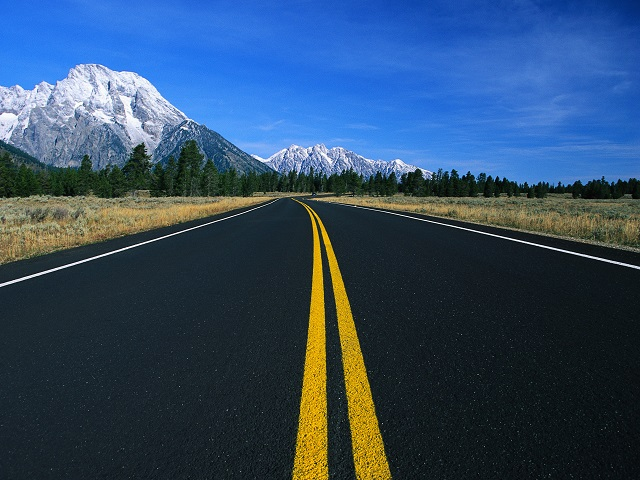
//> input picture OpenCVLine/OpenCVLine/OpenCVLine/Road6.jpg, 640 x 480 px
$ ./OpenCVLine   (built with g++ and OpenCV 4)
//> lines starting //> are read from the running program, lines starting //| are printed output that depends on the picture; after the words box and inside, x2 and y2 are one past the last pixel; in counts of white or black regions, pixels touching at a corner belong together
### OpenCVLine/OpenCVLine/OpenCVLine/tri_function.h
// [109 lines left out: functions COS, SIN, not called in this run]

### OpenCVLine/OpenCVLine/OpenCVLine/OpenCVLine.cpp
#include <opencv\cv.h>
#include <stdio.h>
#include <stdlib.h>
#include <string.h>
#include <time.h>
#include <opencv\highgui.h>
#include <iostream>
#include "tri_function.h"

#define WIDTH 640
#define HEIGHT 480
#define PI 3.14159265
//////////////ForGaussianFiltering//////////////////////
#define GAUSSIANmask 3
////////////////ForSobelFiltering///////////////////////
#define SOBELmask 3
//////////////////ForSharpening/////////////////////////
#define Laplacianmask 3
/////////////ForDoubleThresholding//////////////////////
#define HIGH 35
#define LOW 20
#define H_EDGE 255
#define L_EDGE 70
////////////////ForEdgetracking/////////////////////////
#define ROW 5
#define COL 5
////////////////ForHoughTransform///////////////////////
#define VOTE 60
#define ANGLE 145
#define rMAX 1000

typedef unsigned char BYTE;

unsigned char** MemAlloc_2D(int width, int height);
void MemFree_2D(unsigned char** arr, int height);
char** MemAlloc_2D_signed(int width, int height);
void MemFree_2D_signed(char** arr, int height);
void FileRead(char* filename, unsigned char** img_in, int width, int height);
void FileWrite(char* filename, unsigned char** img_out, int width, int height);
void GaussianFilter(IplImage* img_in, IplImage* img_out, int width, int height);
void SobelFilter(IplImage* img_in, char** img_gradx, char** img_grady, char** direction, IplImage* img_grad, IplImage* img_out, int width, int height);
void NonMaxSupp(IplImage* img_in, char** img_gradx, char** img_grady, char** direction, IplImage* img_out, int width, int height, int low, int high);
void EdgeTracking(IplImage* img_in, IplImage* img_out, int width, int height);
void Sharpening(IplImage* img_in, IplImage* img_out, int width, int height);
void HoughTransform(IplImage* img_in, IplImage* img_out, int width, int height);

int main()
{
	///////////////////////////////////////////////////////////////////
	///////////////////////시간측정시작////////////////////////////////

	int StartSec, FinishSec;
	StartSec = (int)clock();

	///////////////////////////////////////////////////////////////////
	//////////////////////////이미지읽기///////////////////////////////

	IplImage* img_ori = cvLoadImage("Road6.jpg", CV_LOAD_IMAGE_GRAYSCALE);
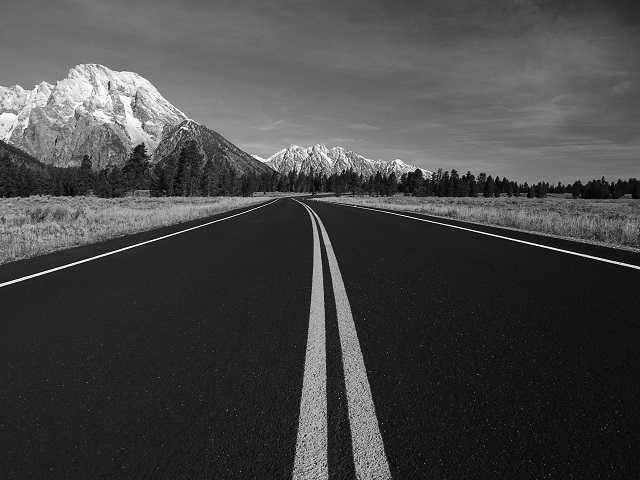
//> img_ori: 480 rows x 640 cols, CV_8UC1; min 0, max 255, mean 70.5
	IplImage* img_out = cvCreateImage(cvSize(img_ori->width, img_ori->height), IPL_DEPTH_8U, 1);
	IplImage* img_gaussian = cvCreateImage(cvSize(img_ori->width, img_ori->height), IPL_DEPTH_8U, 1);

	IplImage* img_grad = cvCreateImage(cvSize(img_ori->width, img_ori->height), IPL_DEPTH_8U, 1);
	IplImage* img_sobel = cvCreateImage(cvSize(img_ori->width, img_ori->height), IPL_DEPTH_8U, 1);
	IplImage* img_sharpening = cvCreateImage(cvSize(img_ori->width, img_ori->height), IPL_DEPTH_8U, 1);
	IplImage* img_houghTF = cvCreateImage(cvSize(img_ori->width, img_ori->height), IPL_DEPTH_8U, 1);

	CvMat *Mat_ori = cvCreateMat(HEIGHT, WIDTH, CV_8UC1);

	///////////////////////////////////////////////////////////////////
	//////////////////////////메모리할당///////////////////////////////

	char **img_gradx, **img_grady, **direction;

	img_gradx = MemAlloc_2D_signed(WIDTH, HEIGHT);
	img_grady = MemAlloc_2D_signed(WIDTH, HEIGHT);
	direction = MemAlloc_2D_signed(WIDTH, HEIGHT);

	///////////////////////////////////////////////////////////////////
	////////////////////////캐니엣지검출///////////////////////////////

	GaussianFilter(img_ori, img_gaussian, WIDTH, HEIGHT);
	SobelFilter(img_gaussian, img_gradx, img_grady, direction, img_grad, img_sobel, WIDTH, HEIGHT);
	Sharpening(img_sobel, img_sharpening, WIDTH, HEIGHT);
	HoughTransform(img_sharpening, img_houghTF, WIDTH, HEIGHT);

	///////////////////////////////////////////////////////////////////
	//////////////////////////메모리해제///////////////////////////////

	MemFree_2D_signed(img_gradx, HEIGHT);
	MemFree_2D_signed(img_grady, HEIGHT);
	MemFree_2D_signed(direction, HEIGHT);

	///////////////////////////////////////////////////////////////////
	/////////////////////////시간측정끝////////////////////////////////

	FinishSec = (int)clock();
	printf("측정 시간 : %dsec(%dms)\n", (FinishSec - StartSec) / 1000, FinishSec - StartSec);

	cvShowImage("Original", img_ori);
	cvShowImage("Gaussian", img_gaussian);
	cvShowImage("Grad", img_grad);
	cvShowImage("Sobel", img_sobel);
	cvShowImage("Shapening", img_sharpening);
	cvShowImage("HoughTransform", img_houghTF);

	cvWaitKey(0);

	cvDestroyAllWindows();

	cvReleaseImage(&img_ori);
	cvReleaseImage(&img_gaussian);
	cvReleaseImage(&img_grad);
	cvReleaseImage(&img_sobel);
	cvReleaseImage(&img_sharpening);
	cvReleaseImage(&img_houghTF);

	return 0;
}


void GaussianFilter(IplImage* img_in, IplImage* img_out, int width, int height){
//> called with width = 640, height = 480

	int padding = GAUSSIANmask / 2;
	int i, j, x, k;

	///////////////////////////////////////////////////////////////////
	///////////////////////////메모리할당//////////////////////////////

	unsigned char** img_in_padding = MemAlloc_2D(width + 2 * padding, height + 2 * padding);
	unsigned char** img_in_padding2 = MemAlloc_2D(width + 2 * padding, height + 2 * padding);

	///////////////////////////////////////////////////////////////////
	//////////////////1차원 가우시안 마스크 생성///////////////////////

	double mask_sum, pix_sum, pix_sum2;

	double gaussian_mask[3][3] = {						//5x5 Gaussian mask
		(0.0625, 0.1250, 0.0625),
		(0.1250, 0.2500, 0.1250),
		(0.0625, 0.1250, 0.0625)
	};

	////////////////////////////////////////////////////////////////////
	/////////////////////////ImagePadding//////////////////////////////

	for (i = 0; i<height; i++){
		for (j = 0; j<width; j++){
			img_in_padding[i + padding][j + padding] = img_in->imageData[img_in->width*i + j];
		}
	}
	for (i = padding; i<height + padding; i++){
		for (j = 0; j<padding; j++){
			img_in_padding[i][j] = img_in_padding[i][padding];
			img_in_padding[i][width + padding + j] = img_in_padding[i][width + padding - 1];
		}
	}
	for (j = padding; j<width + padding; j++){
		for (i = 0; i<padding; i++){
			img_in_padding[i][j] = img_in_padding[padding][j];
			img_in_padding[height + padding + i][j] = img_in_padding[height + padding - 1][j];
		}
	}
	for (i = 0; i<padding; i++){
		for (j = 0; j<padding; j++){
			img_in_padding[i][j] = img_in_padding[padding][padding];
			img_in_padding[i][width + padding + j] = img_in_padding[padding][width + padding - 1];
			img_in_padding[height + padding + i][j] = img_in_padding[height + padding - 1][padding];
			img_in_padding[height + padding + i][width + padding + j] = img_in_padding[height + padding - 1][width + padding - 1];
		}
	}


	///////////////////////////////////////////////////////////////////
	////////////////////////y축Convolution/////////////////////////////


	for (i = 0; i < height; i++){				//2-D Laplacian filtering
		for (j = 0; j < width; j++){
			pix_sum = 0;
			for (int m = 0; m < 3; m++){
				for (int n = 0; n < 3; n++){
					pix_sum += img_in_padding[i + m][j + n] * gaussian_mask[m][n];
					//화소값 범위 넘으면 자르기
				}
				if (pix_sum < 0){ pix_sum = 0; }
				else if (pix_sum > 255){ pix_sum = 255; }
			}
			cvSetReal2D(img_out, i, j, pix_sum);
		}
	}
//> this loop made 480 passes
//> pix_sum on passes 1 to 3: 9.5, 9.5, 9.5
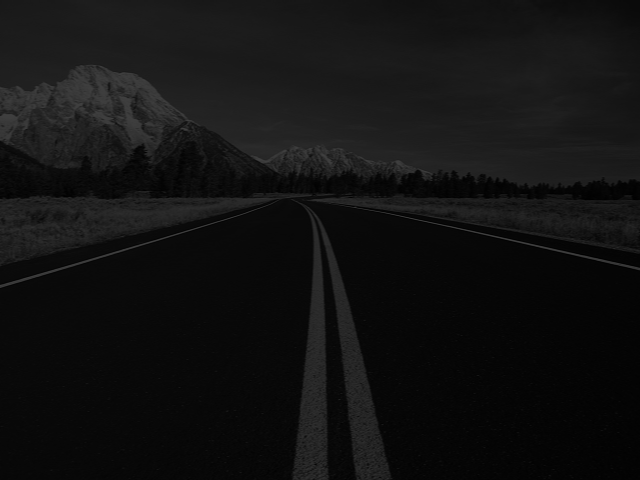
//> img_out: 480 rows x 640 cols, CV_8UC1; min 0, max 64, mean 17.6
//> after the loop, pix_sum = 4.5
	////////////////////////////////////////////////////////////////////
	///////////////////////////메모리해제///////////////////////////////

	MemFree_2D(img_in_padding, height + 2 * padding);
	MemFree_2D(img_in_padding2, height + 2 * padding);
}

void SobelFilter(IplImage* img_in, char** img_gradx, char** img_grady, char** direction, IplImage* img_grad, IplImage* img_out, int width, int height){
//> called with width = 640, height = 480

	int i, j, row, col;
	int padding = SOBELmask / 2;
	int pix_data, pix_data2, pix_data_out;
	double theta_rad;
	double theta_radpi;
	double theta_deg;

	int max, min;

	////////////////////////////////////////////////////////////////////
	/////////////////////////SobelMask생성//////////////////////////////

	double mask_ver[3][3] = { { -1, 0, 1 }, { -2, 0, 2 }, { -1, 0, 1 } };
	double mask_hor[3][3] = { { -1, -2, -1 }, { 0, 0, 0 }, { 1, 2, 1 } };

	///////////////////////////////////////////////////////////////////
	///////////////////////////메모리할당//////////////////////////////

	unsigned char** img_in_padding = MemAlloc_2D(width + 2 * padding, height + 2 * padding);

	////////////////////////////////////////////////////////////////////
	/////////////////////////ImagePadding//////////////////////////////

	for (i = 0; i<height; i++){
		for (j = 0; j<width; j++){
			img_in_padding[i + padding][j + padding] = img_in->imageData[img_in->width*i + j];
		}
	}
	for (i = padding; i<height + padding; i++){
		for (j = 0; j<padding; j++){
			img_in_padding[i][j] = img_in_padding[i][padding];
			img_in_padding[i][width + padding + j] = img_in_padding[i][width + padding - 1];
		}
	}
	for (j = padding; j<width + padding; j++){
		for (i = 0; i<padding; i++){
			img_in_padding[i][j] = img_in_padding[padding][j];
			img_in_padding[height + padding + i][j] = img_in_padding[height + padding - 1][j];
		}
	}
	for (i = 0; i<padding; i++){
		for (j = 0; j<padding; j++){
			img_in_padding[i][j] = img_in_padding[padding][padding];
			img_in_padding[i][width + padding + j] = img_in_padding[padding][width + padding - 1];
			img_in_padding[height + padding + i][j] = img_in_padding[height + padding - 1][padding];
			img_in_padding[height + padding + i][width + padding + j] = img_in_padding[height + padding - 1][width + padding - 1];
		}
	}

	////////////////////////////////////////////////////////////////////
	/////////////////////////SobelMask적용//////////////////////////////

	max = (int)-10e10; min = (int)10e10;
	for (j = 0; j<height; j++){
		for (i = 0; i<width; i++){
			pix_data = 0; pix_data2 = 0;
			for (row = 0; row<SOBELmask; row++){
				for (col = 0; col<SOBELmask; col++){
					pix_data += mask_ver[row][col] * img_in_padding[j + row][i + col];
					pix_data2 += mask_hor[row][col] * img_in_padding[j + row][i + col];
				}
			}
			pix_data = pix_data / 4;
			pix_data2 = pix_data2 / 4;
			pix_data_out = sqrt((pow(pix_data, 2.0) + pow(pix_data2, 2.0)));

			img_gradx[j][i] = pix_data;
			img_grady[j][i] = pix_data2;
			img_grad->imageData[img_grad->width*j + i] = pix_data_out;

			if (pix_data_out<min)	min = pix_data_out;
			if (pix_data_out>max)	max = pix_data_out;

			if (pix_data == 0) theta_rad = atan((double)pix_data2 / 0.000001);
			else			theta_rad = atan((double)pix_data2 / (double)pix_data);

			theta_radpi = PI / theta_rad;
			theta_deg = theta_rad * 180 / PI;

			direction[j][i] = theta_deg;

			theta_rad = 0; theta_deg = 0;
		}
	}
//> this loop made 480 passes
//> (pix_data2, pix_data_out, max) on passes 1 to 3: (0, 0, 2), (0, 0, 2), (0, 0, 2)
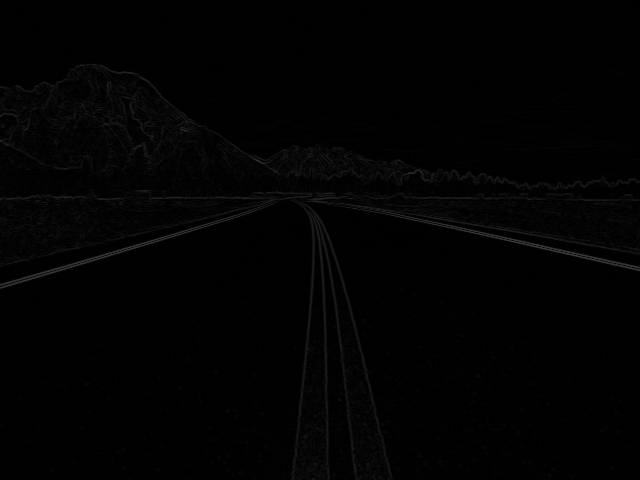
//> img_grad: 480 rows x 640 cols, CV_8UC1; min 0, max 60, mean 2.1
//> after the loop, pix_data = 0; pix_data2 = 1; pix_data_out = 1; min = 0; max = 60; theta_rad = 0
	////////////////////////////////////////////////////////////////////
	///////////////////////0~255이미지맵핑//////////////////////////////


	for (j = 0; j<height; j++){
		for (i = 0; i<width; i++){
			img_out->imageData[img_out->width*j + i] = img_grad->imageData[img_grad->width*j + i] * 255 / (max - min);
		}
	}
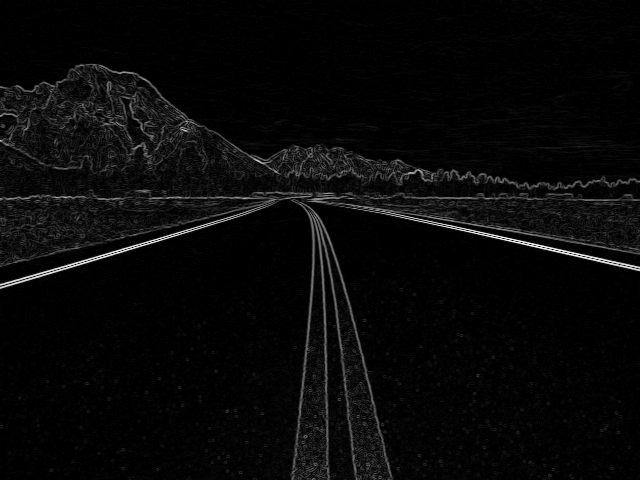
//> img_out: 480 rows x 640 cols, CV_8UC1; min 0, max 255, mean 8.6
}

void Sharpening(IplImage* img_in, IplImage* img_out, int width, int height){
//> called with width = 640, height = 480
	int padding = Laplacianmask / 2;
	int i, j, x, k;

	///////////////////////////////////////////////////////////////////
	///////////////////////////메모리할당//////////////////////////////

	unsigned char** img_in_padding = MemAlloc_2D(width + 2 * padding, height + 2 * padding);
	unsigned char** img_in_padding2 = MemAlloc_2D(width + 2 * padding, height + 2 * padding);

	///////////////////////////////////////////////////////////////////
	//////////////////1차원 가우시안 마스크 생성///////////////////////

	double mask_sum, pix_sum, pix_sum2;

	double laplacian_mask[3][3] = { { 0, 1, 0 }, { 1, -4, 1 }, { 0, 1, 0 } };

	////////////////////////////////////////////////////////////////////
	/////////////////////////ImagePadding//////////////////////////////

	for (i = 0; i<height; i++){
		for (j = 0; j<width; j++){
			img_in_padding[i + padding][j + padding] = img_in->imageData[img_in->width*i + j];
		}
	}
	for (i = padding; i<height + padding; i++){
		for (j = 0; j<padding; j++){
			img_in_padding[i][j] = img_in_padding[i][padding];
			img_in_padding[i][width + padding + j] = img_in_padding[i][width + padding - 1];
		}
	}
	for (j = padding; j<width + padding; j++){
		for (i = 0; i<padding; i++){
			img_in_padding[i][j] = img_in_padding[padding][j];
			img_in_padding[height + padding + i][j] = img_in_padding[height + padding - 1][j];
		}
	}
	for (i = 0; i<padding; i++){
		for (j = 0; j<padding; j++){
			img_in_padding[i][j] = img_in_padding[padding][padding];
			img_in_padding[i][width + padding + j] = img_in_padding[padding][width + padding - 1];
			img_in_padding[height + padding + i][j] = img_in_padding[height + padding - 1][padding];
			img_in_padding[height + padding + i][width + padding + j] = img_in_padding[height + padding - 1][width + padding - 1];
		}
	}


	///////////////////////////////////////////////////////////////////
	////////////////////////y축Convolution/////////////////////////////
	for (i = 0; i < height; i++){				//2-D Laplacian filtering
		for (j = 0; j < width; j++){
			pix_sum = 0;
			for (int m = 0; m < 3; m++){
				for (int n = 0; n < 3; n++){
					pix_sum += img_in_padding[i + m][j + n] * laplacian_mask[m][n];
					//화소값 범위 넘으면 자르기
				}
				if (pix_sum < 0){ pix_sum = 0; }
				else if (pix_sum > 255){ pix_sum = 255; }
			}
			cvSetReal2D(img_out, i, j, pix_sum);
		}
	}
//> this loop made 480 passes
//> pix_sum on passes 1 to 3: 0, 0, 0
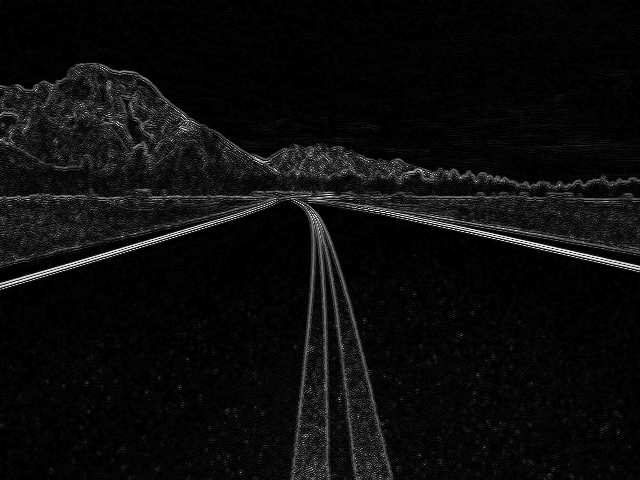
//> img_out: 480 rows x 640 cols, CV_8UC1; min 0, max 255, mean 12.4
//> after the loop, pix_sum = 4

	////////////////////////////////////////////////////////////////////
	///////////////////////////메모리해제///////////////////////////////

	MemFree_2D(img_in_padding, height + 2 * padding);
	MemFree_2D(img_in_padding2, height + 2 * padding);
}

void HoughTransform(IplImage* img_in, IplImage* img_out, int width, int height){
//> called with width = 640, height = 480

	int voting[ANGLE][rMAX] = { 0 };

	int i, j, angle, r, x, y;

	char h_edge = H_EDGE;

	//double rad = PI / 180.0;

	double LUT_COS[ANGLE];
	double LUT_SIN[ANGLE];

	memset(LUT_COS, 0, sizeof(LUT_COS));
	memset(LUT_SIN, 0, sizeof(LUT_SIN));
	printf("on\n");

	for (angle = 35; angle<70; angle+=5){
		printf("Voting start");
		for (r = 0; r < rMAX; r++)	{
			voting[angle][r] = 0;
		}
	}
	for (angle = 110; angle<ANGLE; angle+=5){
		printf("Voting start");
		for (r = 0; r < rMAX; r++)	{
			voting[angle][r] = 0;
		}
	}
	////////////////////////////////////////////////////////////////////
	///////////////LookUpTable에Cos,Sin값저장(0~360)////////////////////

	for (i = 35; i<70; i+=5){
		LUT_COS[i] = (double)cos(i);
		LUT_SIN[i] = (double)sin(i);
	}
	for (i = 110; i<ANGLE; i+=5){
		LUT_COS[i] = (double)cos(i);
		LUT_SIN[i] = (double)sin(i);
	}
	////////////////////////////////////////////////////////////////////
	////////////////////////////이미지복사//////////////////////////////
	for (j = 0; j<height; j++){
		printf("Check\n");
		for (i = 0; i<width; i++){
			img_out->imageData[img_out->width*j + i] = img_in->imageData[img_in->width*j + i];
		}
	}
	printf("image copy\n");
	////////////////////////////////////////////////////////////////////
	/////////////////////////////Voting/////////////////////////////////

	for (j = 0; j<height; j++){
		for (i = 0; i<width; i++){
			if (img_out->imageData[img_out->width*j + i] > 80){
				for (angle = 35; angle<70; angle+=5){
					r = (int)(i*LUT_COS[angle] + j*LUT_SIN[angle]);
					if (r >= 0 && r <= rMAX) {
						voting[angle][r]++;
					}
				}
				for (angle = 110; angle<ANGLE; angle+=5){
					r = (int)(i*LUT_COS[angle] + j*LUT_SIN[angle]);
					if (r >= 0 && r <= rMAX) {
						voting[angle][r]++;
					}
				}
			}
		}
	}
//> after the loop, r = 393

	/////////////////////////////////////////////////////////////////
	/////////////////////////////////////////////////////////////////

	for (r = 0; r <= rMAX; r++){
		for (angle = 35; angle<70; angle+=5){
			if (voting[angle][r]>VOTE){
				for (j = 0; j<height; j++){
					x = (int)((r - j*LUT_SIN[angle]) / LUT_COS[angle]);
					if (x<width && x>0) img_out->imageData[img_out->width*j + x] = 255;
				}
				for (i = 0; i<width; i++){
					y = (int)((r - i*LUT_COS[angle]) / LUT_SIN[angle]);
					if (y<height && y>0) img_out->imageData[img_out->width*y + i] = 255;
				}
			}
		}
		for (angle = 110; angle<ANGLE; angle+=5){
			if (voting[angle][r]>VOTE){
				for (j = 0; j<height; j++){
					x = (int)((r - j*LUT_SIN[angle]) / LUT_COS[angle]);
					if (x<width && x>0) img_out->imageData[img_out->width*j + x] = 255;
				}
				for (i = 0; i<width; i++){
					y = (int)((r - i*LUT_COS[angle]) / LUT_SIN[angle]);
					if (y<height && y>0) img_out->imageData[img_out->width*y + i] = 255;
				}
			}
		}
	}
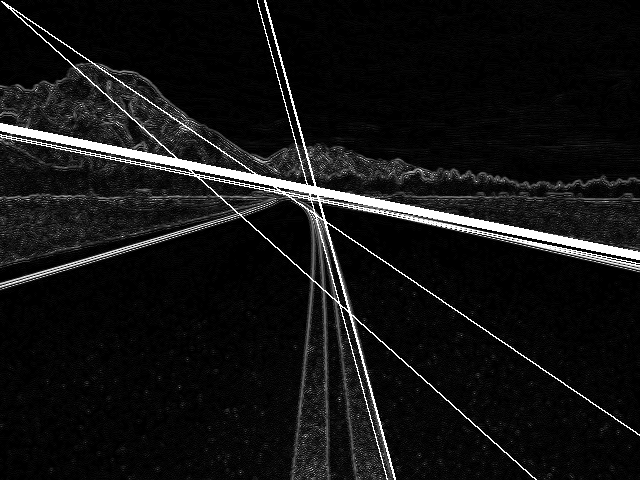
//> img_out: 480 rows x 640 cols, CV_8UC1; 3.42% of pixels changed, all inside (x1, y1, x2, y2) = (0, 0, 640, 480)

}

unsigned char** MemAlloc_2D(int width, int height){
	unsigned char** arr;
	int i;

	arr = (unsigned char**)malloc(sizeof(unsigned char*)*height);
	for (i = 0; i<height; i++)
		arr[i] = (unsigned char*)malloc(sizeof(unsigned char*)*width);

	return arr;
}

void MemFree_2D(unsigned char** arr, int height){
	int i;
	for (i = 0; i<height; i++){
		free(arr[i]);
	}
	free(arr);
}

// [17 lines left out: functions FileRead, FileWrite, not called in this run]

char** MemAlloc_2D_signed(int width, int height){
	char** arr;
	int i;

	arr = (char**)malloc(sizeof(char*)*height);
	for (i = 0; i<height; i++)
		arr[i] = (char*)malloc(sizeof(char*)*width);

	return arr;
}

void MemFree_2D_signed(char** arr, int height){
//> called with height = 480
	int i;
	for (i = 0; i<height; i++){
		free(arr[i]);
	}
	free(arr);
}
